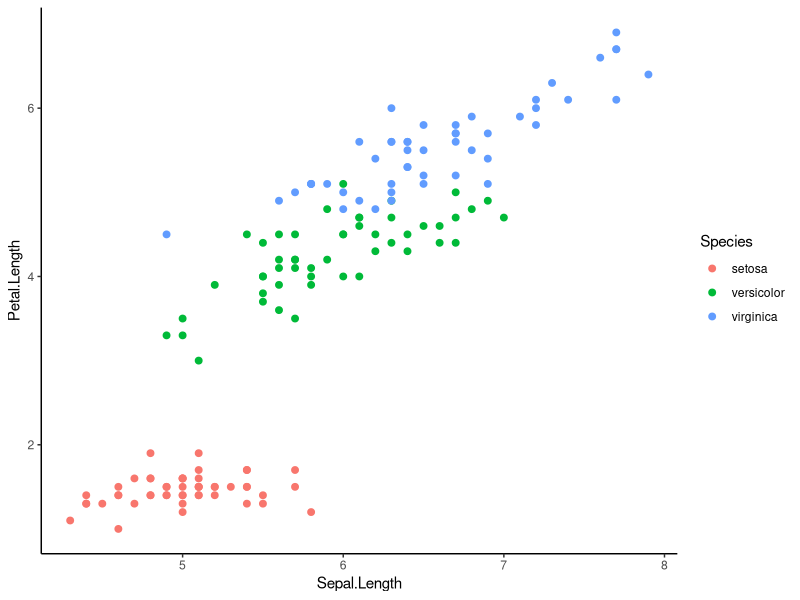

R code for this plot:
## ---- chunk 1
library(tidyverse)

data("iris")
ggplot(iris, aes(x = Sepal.Length, y = Petal.Length, color = Species)) + 
  geom_point(size = 2) + 
  theme_classic() 
#This is corinne's addition to the code
